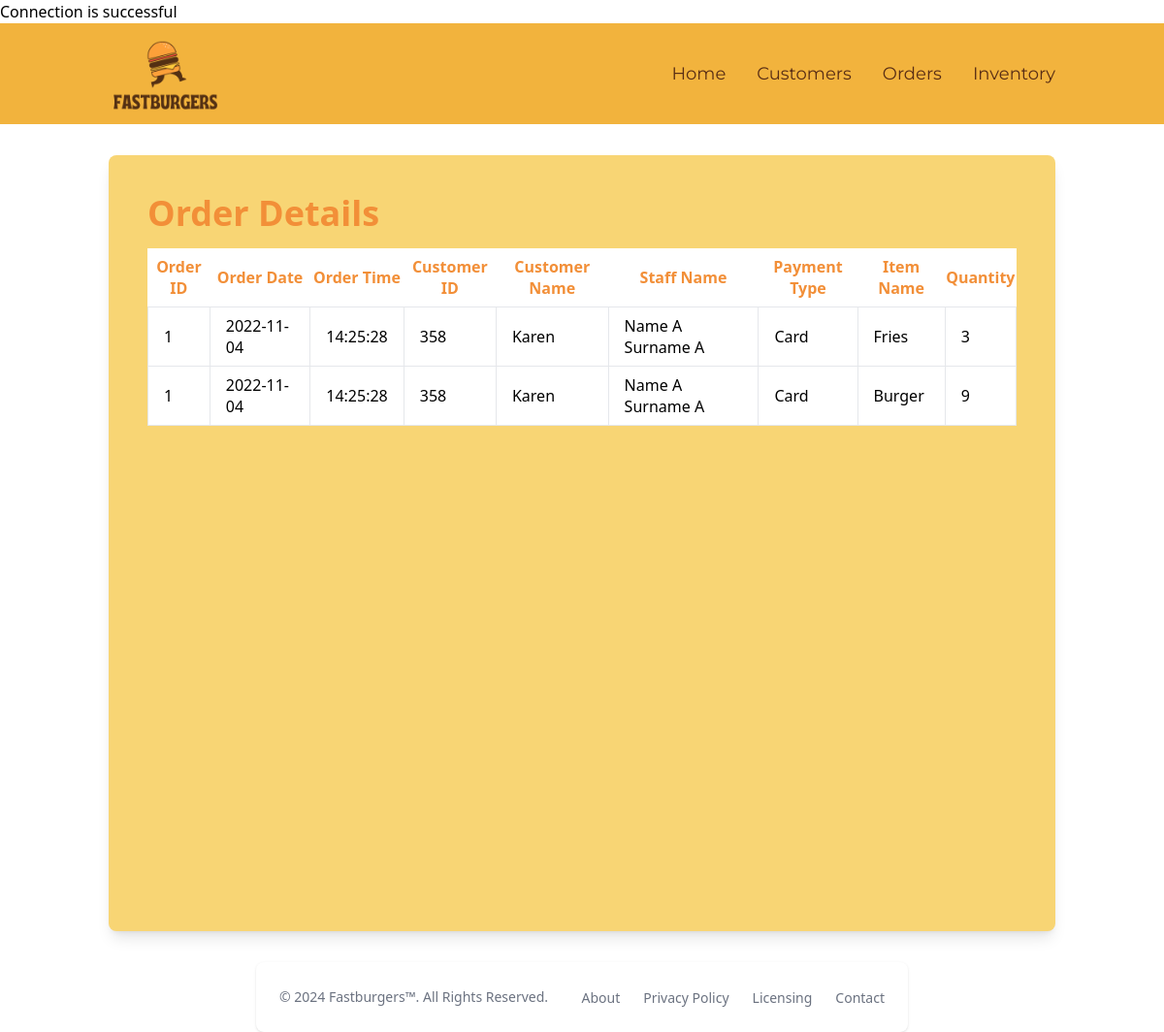
The page /pages/OrderDetails?order_id=1 on the database its author committed.
### tables this page shows
CREATE TABLE `Orders` (
  `order_id` int(11) NOT NULL,
  `order_date` date DEFAULT NULL,
  `order_time` time DEFAULT NULL,
  `fk_customer_id` int(11) DEFAULT NULL,
  `fk_payment_id` int(11) DEFAULT NULL,
  `fk_staff_id` int(11) DEFAULT NULL,
  `fk_menu_type_id` int(11) DEFAULT NULL,
  `fk_store_id` int(11) DEFAULT NULL
);

CREATE TABLE `Customer` (
  `customer_id` int(11) NOT NULL,
  `customer_name` varchar(255) DEFAULT NULL,
  `customer_tel` varchar(15) DEFAULT NULL
);

CREATE TABLE `Payment` (
  `payment_id` int(11) NOT NULL,
  `payment_type` varchar(255) DEFAULT NULL
);

CREATE TABLE `item` (
  `item_id` int(11) NOT NULL,
  `item_name` varchar(64) NOT NULL,
  `item_cost` double DEFAULT NULL,
  `stock_limit` int(11) DEFAULT NULL
);

CREATE TABLE `Order_Items` (
  `order_items_id` int(11) NOT NULL,
  `fk_item_id` int(11) DEFAULT NULL,
  `quantity` int(11) DEFAULT NULL,
  `fk_order_id` int(11) DEFAULT NULL
);

### pages/OrderDetails.php (the view)
<?php
    include '../config/dbConfig.php';
    include '../partials/header.php';
    include '../partials/navigation.php';
    if (isset($_GET['order_id'])) {
        $orderId = intval($_GET['order_id']);
        $orderDetailsQuery = $conn->prepare("SELECT
                Orders.order_id,
                Orders.order_date,
                Orders.order_time,
                Orders.fk_customer_id,
                Customer.customer_name,
                Staff.staff_firstname,
                Staff.staff_surname,
                Payment.payment_type,
                Item.item_name,
                Order_Items.quantity
            FROM
                Orders
            LEFT JOIN
                Customer ON Orders.fk_customer_id = Customer.customer_id
            LEFT JOIN
                Staff ON Orders.fk_staff_id = Staff.staff_id
            LEFT JOIN
                Payment ON Orders.fk_payment_id = Payment.payment_id
            LEFT JOIN
                Order_Items ON Orders.order_id = Order_Items.fk_order_id
            LEFT JOIN
                Item ON Order_Items.fk_item_id = Item.item_id
            WHERE
                Orders.order_id = ?
        ");
        $orderDetailsQuery->bind_param('i', $orderId);
        $orderDetailsQuery->execute();
        $orderDetailsQuery->bind_result($orderId, $orderDate, $orderTime, $customerId, $customerName, $staffFirstname, $staffSurname, $paymentType, $itemName, $quantity);
        $orderDetails = [];
        while ($orderDetailsQuery->fetch()) {
            $orderDetails[] = [
                'order_id' => $orderId,
                'order_date' => $orderDate,
                'order_time' => $orderTime,
                'customer_id' => $customerId,
                'customer_name' => $customerName,
                'staff_name' => $staffFirstname . ' ' . $staffSurname,
                'payment_type' => $paymentType,
                'item_name' => $itemName,
                'quantity' => $quantity,
            ];
        }
    }
?>
<div class="container flex-grow mx-auto px-2 md:px-6 py-8">
    <div class="overflow bg-white p-10 rounded-lg shadow-lg h-full" style="background-color: #f8d574;">
        <h2 class=".montsheading text-4xl font-bold mb-4" style="color: #F28F38;">Order Details</h2>
        <?php if (!empty($orderDetails)): ?>
            <table class="min-w-full bg-white">
                <thead>
                    <tr>
                        <th class=".montsheading py-2" style="color: #F28F38;">Order ID</th>
                        <th class=".montsheading py-2" style="color: #F28F38;">Order Date</th>
                        <th class=".montsheading py-2" style="color: #F28F38;">Order Time</th>
                        <th class=".montsheading py-2" style="color: #F28F38;">Customer ID</th>
                        <th class=".montsheading py-2" style="color: #F28F38;">Customer Name</th>
                        <th class=".montsheading py-2" style="color: #F28F38;">Staff Name</th>
                        <th class=".montsheading py-2" style="color: #F28F38;">Payment Type</th>
                        <th class=".montsheading py-2" style="color: #F28F38;">Item Name</th>
                        <th class=".montsheading py-2" style="color: #F28F38;">Quantity</th>
                    </tr>
                </thead>
                <tbody>
                    <?php foreach ($orderDetails as $detail): ?>
                        <tr>
                            <td class="border px-4 py-2"><?= htmlspecialchars($detail['order_id']) ?></td>
                            <td class="border px-4 py-2"><?= htmlspecialchars($detail['order_date']) ?></td>
                            <td class="border px-4 py-2"><?= htmlspecialchars($detail['order_time']) ?></td>
                            <td class="border px-4 py-2"><?= htmlspecialchars($detail['customer_id']) ?></td>
                            <td class="border px-4 py-2"><?= htmlspecialchars($detail['customer_name']) ?></td>
                            <td class="border px-4 py-2"><?= htmlspecialchars($detail['staff_name']) ?></td>
                            <td class="border px-4 py-2"><?= htmlspecialchars($detail['payment_type']) ?></td>
                            <td class="border px-4 py-2"><?= htmlspecialchars($detail['item_name']) ?></td>
                            <td class="border px-4 py-2"><?= htmlspecialchars($detail['quantity']) ?></td>
                        </tr>
                    <?php endforeach; ?>
                </tbody>
            </table>
        <?php else: ?>
            <p>No order details found.</p>
        <?php endif; ?>
    </div>
</div>
<?php
    include '../partials/footer.php';
?>

### rows shown on the page
orders: order_id "1", order_date "2022-11-04", order_time "14:25:28", fk_customer "358", fk_customer.customer_name "Karen", staff_name "Name A Surname A", fk_payment.payment_type "Card", item.item_name "Fries", order_items.quantity "3", item.item_name "Burger", order_items.quantity "9"
